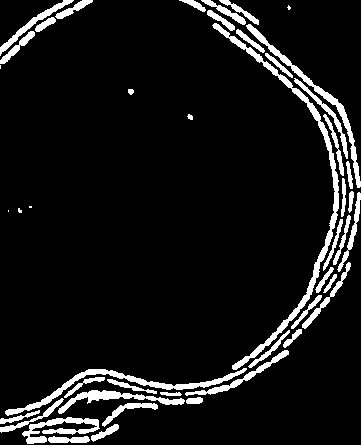
#> input picture bin_images/2.jpg, 361 x 445 px
$ python -i get_degree.py   (imports and definitions only)
#> lines starting #> are read from the running program, lines starting #| are printed output that depends on the picture
#> further down, picture is the input picture: shape (445, 361, 3); min 0, max 255, mean 21.7
import cv2
import numpy as np
import math
# 画像の傾き検出
# @return 水平からの傾き角度
def get_degree(img):
    l_img = img.copy()
    gray_image = cv2.cvtColor(l_img, cv2.COLOR_BGR2GRAY)
    edges = cv2.Canny(gray_image,50,150,apertureSize = 3)
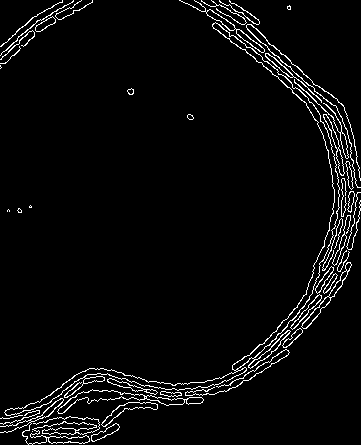
#> edges: shape (445, 361); 3.9% white in thin lines or dots
    minLineLength = 200
    maxLineGap = 30
    # 画像内の直線を取得 #
    lines = cv2.HoughLinesP(edges,1,np.pi/180,100,minLineLength,maxLineGap)
#> lines = None

    sum_arg = 0
    sum_len = 0
    count_arg = 0
    count_len = 0
    for line in lines:
        # 直線の長さの平均を算出 #
        for x1,y1,x2,y2 in line:
            length = (x1-x2)**2 + (y1-y2)**2
            sum_len += length
            count_len += 1

        ave_len = sum_len / count_len

        # 直線の角度の平均を算出 #
        for x1,y1,x2,y2 in line:
            # 直線の長さ取得 #
            length = (x1-x2)**2 + (y1-y2)**2
            # 直線の角度を算出 #
            arg = math.degrees(math.atan2((y2-y1), (x2-x1)))
            # print("arg=",arg)
            HORIZONTAL = 0
            DIFF = 10 # 許容誤差 -> -10 - +10 を本来の水平線と考える

            """ 平均以上の長さの線であれば
            　　 => これによってメインの線以外の影響を排除する
            """
            if length > ave_len:
               # 許容誤差以上であれば角度を算出 #
               if not (arg > HORIZONTAL - DIFF and arg < HORIZONTAL + DIFF) :
                   sum_arg += arg
                   count_arg += 1
#> this loop made 0 passes
#> after the loop, count_arg = 0; count_len = 0; sum_arg = 0; sum_len = 0


    if count_arg == 0:
        return HORIZONTAL
    else:
        return (sum_arg / count_arg) - HORIZONTAL;


>>> import cv2
>>> picture = cv2.imread('bin_images/2.jpg')
#> (the run stopped early here; a loop or call above may not have finished)

$ run again, on bin_images/20.jpg
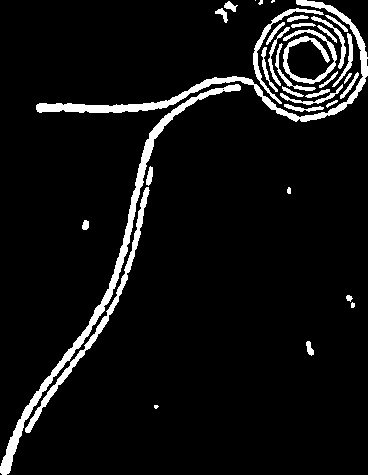
#> input picture bin_images/20.jpg, 368 x 475 px
#> picture is the input picture: shape (475, 368, 3); min 0, max 255, mean 17.5
#> in get_degree, `edges = cv2.Canny(gray_image,50,150,apertureSize = 3)`:
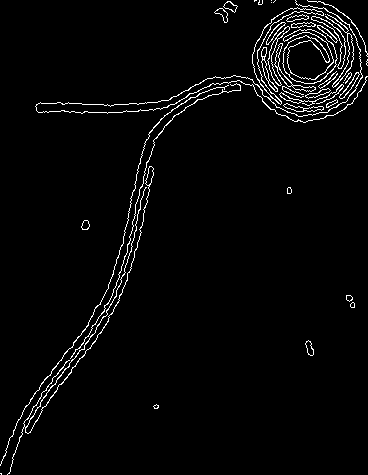
#> edges: shape (475, 368); 2.9% white in thin lines or dots
#> lines = None
#> after the loop in get_degree, `for line in lines:`: count_arg = 0

$ run again, on bin_images/3.jpg
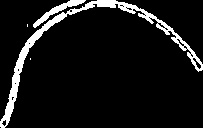
#> input picture bin_images/3.jpg, 203 x 128 px
#> picture is the input picture: shape (128, 203, 3); min 0, max 255, mean 21
#> in get_degree, `edges = cv2.Canny(gray_image,50,150,apertureSize = 3)`:
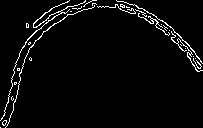
#> edges: shape (128, 203); 3.7% white in thin lines or dots
#> lines = None
#> after the loop in get_degree, `for line in lines:`: count_arg = 0

$ run again, on bin_images/32.jpg
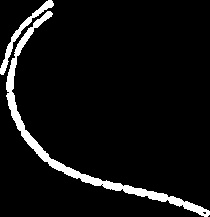
#> input picture bin_images/32.jpg, 210 x 217 px
#> picture is the input picture: shape (217, 210, 3); min 0, max 255, mean 16.2
#> in get_degree, `edges = cv2.Canny(gray_image,50,150,apertureSize = 3)`:
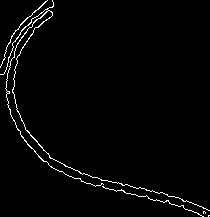
#> edges: shape (217, 210); 2.1% white in thin lines or dots
#> lines = None
#> after the loop in get_degree, `for line in lines:`: count_arg = 0
